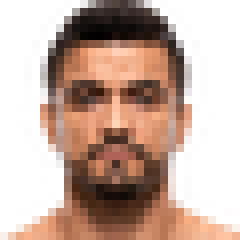
#> input picture demo/3091099.png, 30 x 30 px (shown 8 times larger)
$ python -i portraits.py   (imports and definitions only)
#> lines starting #> are read from the running program, lines starting #| are printed output that depends on the picture
#> further down, picture is the input picture: PIL image 30x30 RGBA; mean R, G, B, A 100.7, 70.7, 56.7, 137.5
"""Small, cached ESPN cutouts for the introduction screens."""
from functools import lru_cache
from io import BytesIO
from pathlib import Path
from urllib.request import urlopen
from PIL import Image, ImageOps, ImageEnhance, ImageFilter

RESAMPLE = getattr(Image, "Resampling", Image)


LED_TONE = [round(200 * (value / 255.0) ** 0.93) for value in range(256)]


def panel_portrait(image):
    rgb = image.convert("RGB").filter(ImageFilter.UnsharpMask(radius=0.8, percent=85, threshold=4))
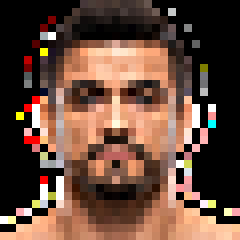
#> rgb: PIL image 30x30 RGB (shown 8 times larger); mean R, G, B 103, 73.8, 59.5
    rgb = ImageEnhance.Color(rgb).enhance(1.42).point(LED_TONE * 3)
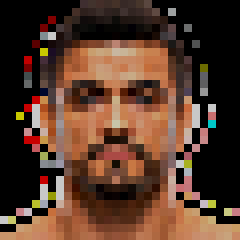
#> rgb: PIL image 30x30 RGB (shown 8 times larger); mean R, G, B 87.5, 58, 42.4
    rgb.putalpha(image.getchannel("A"))
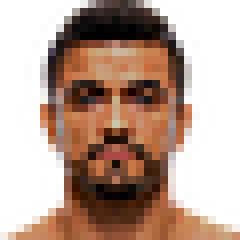
#> rgb: PIL image 30x30 RGBA (shown 8 times larger); mean R, G, B, A 87.5, 58, 42.4, 137.5; transparent parts drawn white
    return rgb


def crop_face(source):
    portrait = source.convert("RGBA")
    bounds = portrait.getchannel("A").getbbox()
    if not bounds:
        raise ValueError("Empty headshot")
    portrait = portrait.crop(bounds)
    size = min(portrait.width, portrait.height, max(1, round(portrait.height * .78)))
    left = (portrait.width - size) // 2
    portrait = portrait.crop((left, 0, left + size, size))
    return ImageOps.fit(portrait, (30, 30), method=RESAMPLE.LANCZOS)


@lru_cache(maxsize=128)
def photo(athlete_id):
    if not athlete_id.isascii() or not athlete_id.isdigit():
        return None
    sample = Path(__file__).parent / "demo" / (athlete_id + ".png")
    if sample.exists():
        with Image.open(sample) as source:
            return source.convert("RGBA")
    url = "https://a.espncdn.com/i/headshots/mma/players/full/{}.png".format(athlete_id)
    try:
        with urlopen(url, timeout=3) as response:
            data = response.read(3_000_001)
        if len(data) <= 3_000_000:
            with Image.open(BytesIO(data)) as source:
                return crop_face(source)
    except (ValueError, OSError):
        pass
    return None

>>> from PIL import Image
>>> picture = Image.open('demo/3091099.png')
>>> result = panel_portrait(picture)
